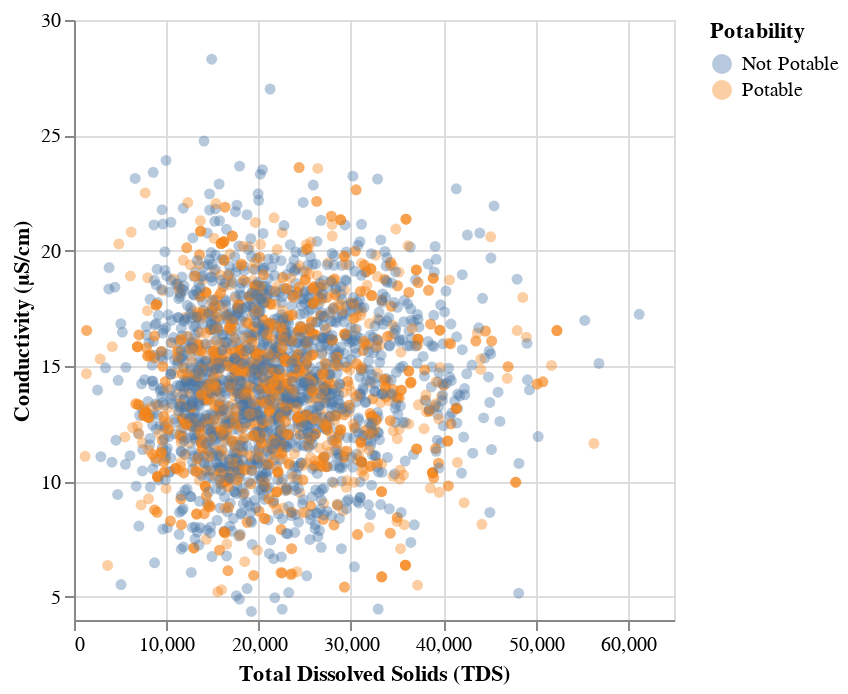

This figure's notebook cell:
### Code cell
unscaled_water_train_plot = alt.Chart(water_train).mark_circle(opacity=0.4).encode(
    x=alt.X("Solids").title("Total Dissolved Solids (TDS)").scale(zero=False),
    y=alt.Y("Organic_carbon").title("Conductivity (μS/cm)").scale(zero=False),
    color=alt.Color("Potability")
)
unscaled_water_train_plot

### Figure 1 — Vega-Lite specification as saved in the notebook (floating-point values rounded to 4 significant figures; data arrays with more than 128 entries replaced by an {"elided": "..."} marker saying what was removed)
{"config": {"view": {"continuousWidth": 300, "continuousHeight": 300}}, "data": {"name": "data-97993c8da81151872c1b3006c1f56b6c"}, "mark": {"type": "circle", "opacity": 0.4}, "encoding": {"color": {"field": "Potability", "type": "nominal"}, "x": {"field": "Solids", "scale": {"zero": false}, "title": "Total Dissolved Solids (TDS)", "type": "quantitative"}, "y": {"field": "Organic_carbon", "scale": {"zero": false}, "title": "Conductivity (μS/cm)", "type": "quantitative"}}, "$schema": "https://vega.github.io/schema/vega-lite/v5.8.0.json", "datasets": {"data-97993c8da81151872c1b3006c1f56b6c": {"elided": "2997 records"}}}
